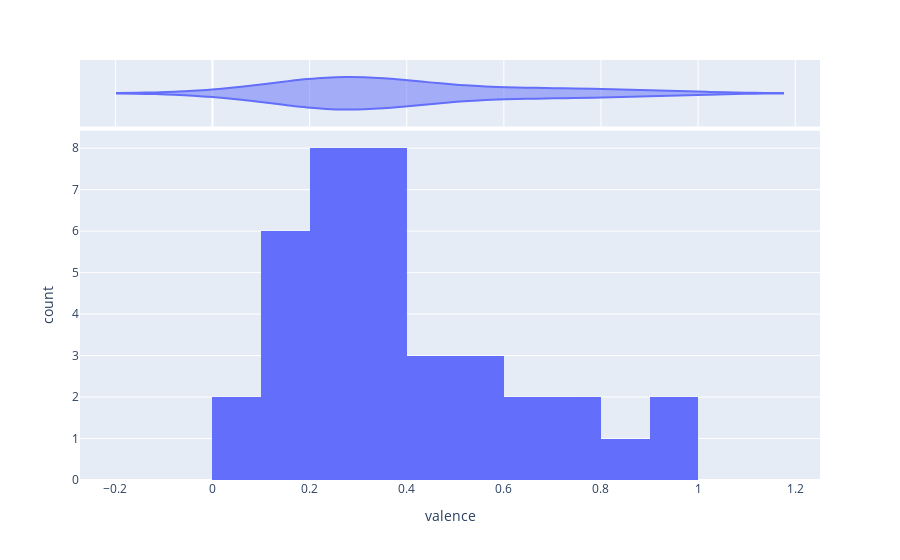

The notebook cell this image was saved under:
### Code cell
fig = px.histogram(df, x="valence", nbins=10, marginal="violin")
fig.show()

### Figure 1 — Plotly figure (JSON) as saved in the notebook; plotly's stock layout.template omitted (floating-point values rounded to 4 significant figures)
{"data": [{"alignmentgroup": "True", "bingroup": "x", "hovertemplate": "valence=%{x}<br>count=%{y}<extra></extra>", "legendgroup": "", "marker": {"color": "#636efa", "pattern": {"shape": ""}}, "name": "", "nbinsx": 10, "offsetgroup": "", "orientation": "v", "showlegend": false, "type": "histogram", "x": [0.752, 0.254, 0.451, 0.416, 0.909, 0.197, 0.227, 0.535, 0.0392, 0.398, 0.284, 0.361, 0.298, 0.272, 0.323, 0.543, 0.337, 0.308, 0.425, 0.561, 0.152, 0.18, 0.652, 0.8, 0.333, 0.166, 0.363, 0.0601, 0.228, 0.259, 0.168, 0.258, 0.182, 0.939, 0.324, 0.74, 0.686], "xaxis": "x", "yaxis": "y"}, {"alignmentgroup": "True", "hovertemplate": "valence=%{x}<extra></extra>", "legendgroup": "", "marker": {"color": "#636efa"}, "name": "", "offsetgroup": "", "scalegroup": "x", "showlegend": false, "type": "violin", "x": [0.752, 0.254, 0.451, 0.416, 0.909, 0.197, 0.227, 0.535, 0.0392, 0.398, 0.284, 0.361, 0.298, 0.272, 0.323, 0.543, 0.337, 0.308, 0.425, 0.561, 0.152, 0.18, 0.652, 0.8, 0.333, 0.166, 0.363, 0.0601, 0.228, 0.259, 0.168, 0.258, 0.182, 0.939, 0.324, 0.74, 0.686], "xaxis": "x2", "yaxis": "y2"}], "layout": {"barmode": "relative", "legend": {"tracegroupgap": 0}, "margin": {"t": 60}, "xaxis": {"anchor": "y", "domain": [0, 1], "title": {"text": "valence"}}, "xaxis2": {"anchor": "y2", "domain": [0, 1], "matches": "x", "showgrid": true, "showticklabels": false}, "yaxis": {"anchor": "x", "domain": [0, 0.8316], "title": {"text": "count"}}, "yaxis2": {"anchor": "x2", "domain": [0.8416, 1], "matches": "y2", "showgrid": false, "showline": false, "showticklabels": false, "ticks": ""}}}
